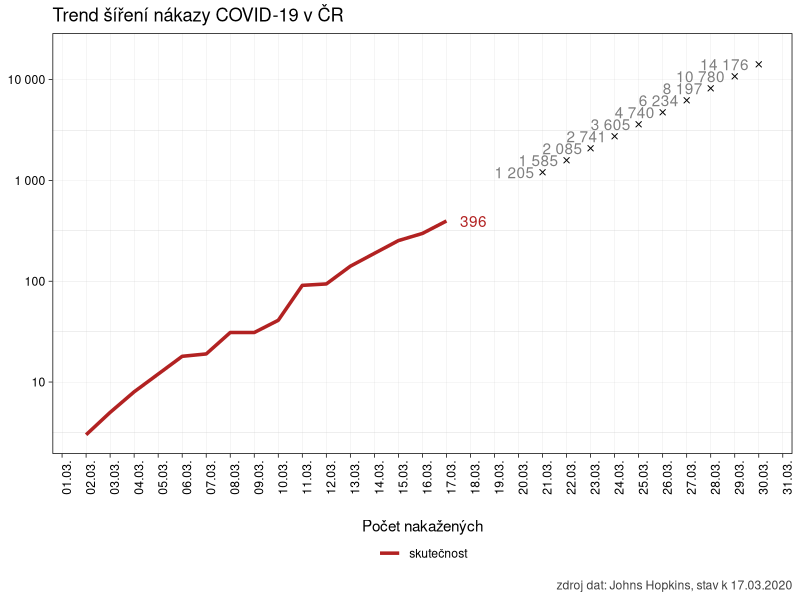
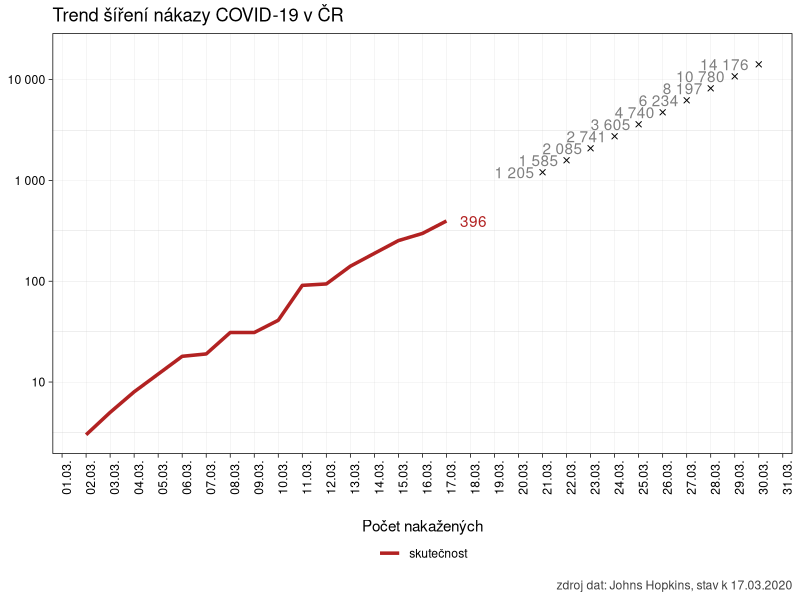
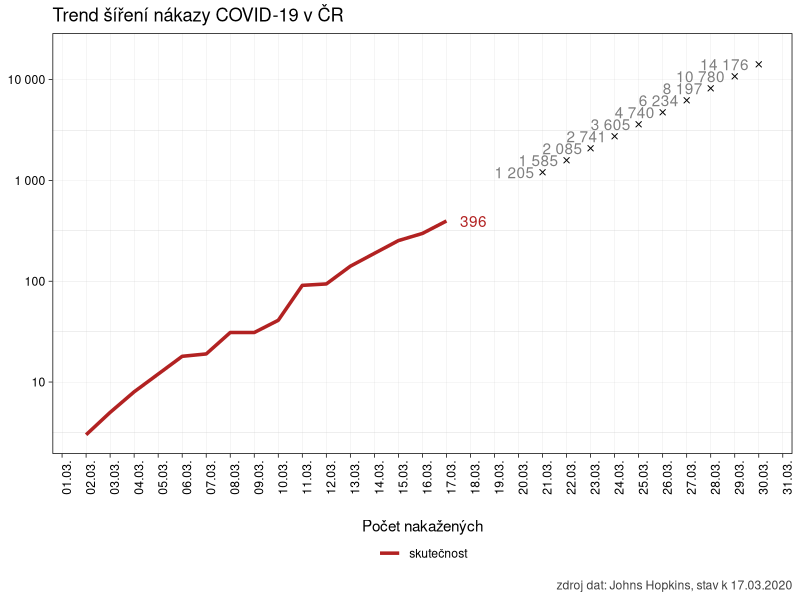

Source code (R) for these figures, in order:
# vytvořit a uložit graf jako obrázek

library(tidyverse)

pdf.options(encoding = "ISOLatin2") # aby nepadal pandoc na konverzi češtiny v nadpisech grafů

clean_data <- read_csv2("./data/raw_data.csv") %>%
  filter(zeme == "Czechia" & pocet > 0) %>%
  mutate(den = lubridate::day(datum))

trend <- nls(pocet ~ a * (1 + r)^(den),
  data = subset(clean_data, den < 21),
  start = list(a = 1, r = .01)
)

budoucnost <- data.frame(den = 21:31)

predpoved <- data.frame(
  datum = c(as.Date("2020-03-21"):as.Date("2020-03-31")) %>% as.Date(origin = as.Date("1970-01-01")),
  pocet = predict(trend, newdata = budoucnost)
)

ggplot(data = clean_data, aes(x = datum, y = pocet)) +
  geom_text(
    data = predpoved, aes(
      x = datum, y = pocet,
      label = formatC(pocet, big.mark = " ", format = "f", digits = 0)
    ),
    hjust = 1.2,
    color = "gray50"
  ) +
  geom_smooth(data = filter(clean_data, datum >= as.Date("2020-03-21")),
              aes(color = "gray75"),
              method = "lm", size = .5, fullrange = T, se = F, linetype = "dashed") +
  geom_line(aes(color = "firebrick"), lwd = 1.2) +
  geom_point(data = predpoved, aes(
    x = datum, y = pocet), pch = 4) +
  geom_text(data = slice(clean_data, which.max(datum)), aes(
    x = datum, y = pocet,
    label = formatC(pocet, big.mark = " ", format = "f", digits = 0)
  ), hjust = -.5, color = "firebrick") +
  labs(
    title = "Trend šíření nákazy COVID-19 v ČR",
    color = "Počet nakažených",
    caption = paste("zdroj dat: Johns Hopkins, stav k", max(clean_data$datum) %>%
      format(format = "%d.%m.%Y"))
  ) +
  scale_x_date(
    date_breaks = "1 day",
    minor_breaks = NULL,
    labels = scales::date_format(format = "%d.%m."),
    limits = as.Date(c("2020-03-02", "2020-03-30"))
  ) +
  scale_y_log10(labels = scales::number_format()) +
  scale_color_identity(
    labels = c("skutečnost", "trend od 20.3.2020"),
    guide = guide_legend(
      title.position = "top",
      title.hjust = 0.5)
    ) +
  theme_linedraw() +
  theme(
    axis.text.x = element_text(angle = 90),
    axis.title = element_blank(),
    panel.grid.major = element_line(color = "gray75"),
    plot.caption = element_text(color = "gray25"),
    legend.position = "bottom"
  )


ggsave("./img/obrazek.pdf", dpi = 300, units = "cm", width = 25, height = 20)
ggsave("./img/obrazek.png", dpi = 300, units = "cm", width = 25, height = 20)
